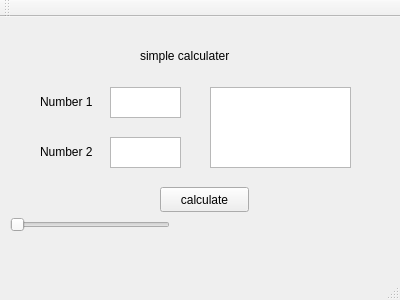
<?xml version="1.0" encoding="UTF-8"?>
<ui version="4.0">
 <class>MainWindow</class>
 <widget class="QMainWindow" name="MainWindow">
  <property name="geometry">
   <rect>
    <x>0</x>
    <y>0</y>
    <width>400</width>
    <height>300</height>
   </rect>
  </property>
  <property name="windowTitle">
   <string>MainWindow</string>
  </property>
  <widget class="QWidget" name="centralWidget">
   <widget class="QPushButton" name="button1">
    <property name="geometry">
     <rect>
      <x>160</x>
      <y>170</y>
      <width>89</width>
      <height>25</height>
     </rect>
    </property>
    <property name="text">
     <string>calculate</string>
    </property>
   </widget>
   <widget class="QTextEdit" name="textEdit">
    <property name="geometry">
     <rect>
      <x>110</x>
      <y>70</y>
      <width>71</width>
      <height>31</height>
     </rect>
    </property>
    <property name="placeholderText">
     <string/>
    </property>
   </widget>
   <widget class="QTextEdit" name="textEdit_2">
    <property name="geometry">
     <rect>
      <x>110</x>
      <y>120</y>
      <width>71</width>
      <height>31</height>
     </rect>
    </property>
   </widget>
   <widget class="QTextBrowser" name="textBrowser">
    <property name="geometry">
     <rect>
      <x>210</x>
      <y>70</y>
      <width>141</width>
      <height>81</height>
     </rect>
    </property>
   </widget>
   <widget class="QLabel" name="label">
    <property name="geometry">
     <rect>
      <x>40</x>
      <y>70</y>
      <width>71</width>
      <height>30</height>
     </rect>
    </property>
    <property name="text">
     <string>Number 1</string>
    </property>
   </widget>
   <widget class="QLabel" name="label_2">
    <property name="geometry">
     <rect>
      <x>40</x>
      <y>120</y>
      <width>71</width>
      <height>30</height>
     </rect>
    </property>
    <property name="text">
     <string>Number 2</string>
    </property>
   </widget>
   <widget class="QLabel" name="label_3">
    <property name="geometry">
     <rect>
      <x>140</x>
      <y>30</y>
      <width>121</width>
      <height>17</height>
     </rect>
    </property>
    <property name="text">
     <string>simple calculater</string>
    </property>
   </widget>
   <widget class="QSlider" name="horizontalSlider">
    <property name="geometry">
     <rect>
      <x>10</x>
      <y>200</y>
      <width>160</width>
      <height>16</height>
     </rect>
    </property>
    <property name="orientation">
     <enum>Qt::Horizontal</enum>
    </property>
   </widget>
  </widget>
  <widget class="QMenuBar" name="menuBar">
   <property name="geometry">
    <rect>
     <x>0</x>
     <y>0</y>
     <width>400</width>
     <height>28</height>
    </rect>
   </property>
  </widget>
  <widget class="QToolBar" name="mainToolBar">
   <attribute name="toolBarArea">
    <enum>TopToolBarArea</enum>
   </attribute>
   <attribute name="toolBarBreak">
    <bool>false</bool>
   </attribute>
  </widget>
  <widget class="QStatusBar" name="statusBar"/>
 </widget>
 <layoutdefault spacing="6" margin="11"/>
 <resources/>
 <connections/>
</ui>
